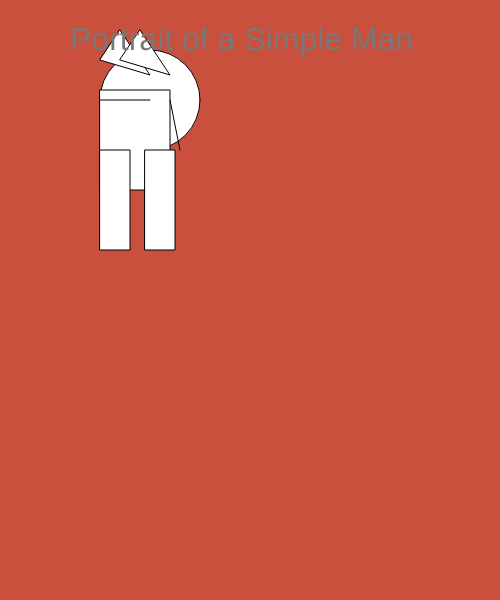
Frame 1 (no input)
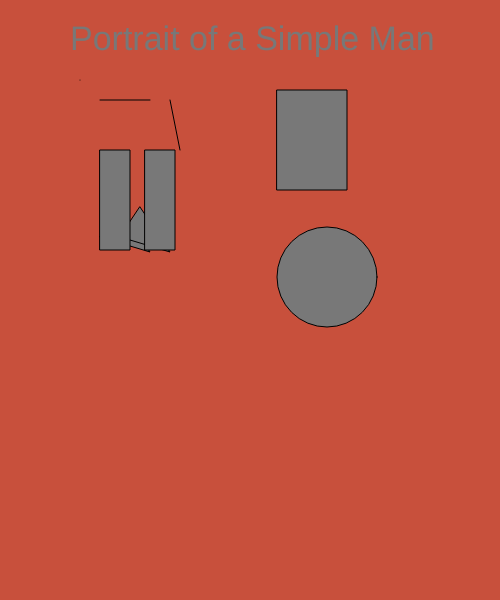
Frame 60 (no input)
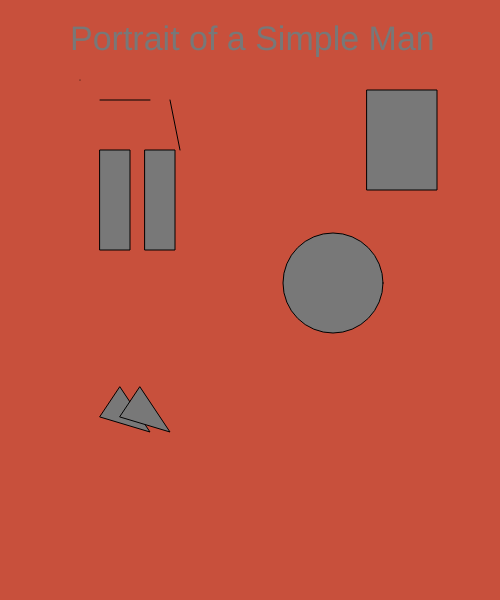
Frame 120 (the mouse pressed at the canvas centre since frame 60)

The p5.js sketch that drew these frames (run headless with seeded random() and noise() and a simulated clock; from frame 60 on, the mouse is pressed at the canvas centre):

// p5.js sketch
// ── sketch.js
var headx = 150;
var heady = 100;
var headDirection = 3;

var bodyX =100;
var bodyY =90;
var bodyDirection = 3;

var lefteyeX = 75; 
var lefteyeY = 30;
var lefteyeZ = 60;
var lefteyeDirection = 3;

var righteyeX = 30;
var righteyeY = 75;
var righteyeZ = 60;
var righteyeDirection = 3;


var size = 32;
var count = 0;
var sizeDirection = 2;
function setup()
            {
                createCanvas(500,600);
                movement = Math.floor(Math.random() * 10) + 1;
            }

            function draw()
            {
                background(200,80,60);
                textSize(22);
                circle(headx,heady,100);
             
                headx+=headDirection;
                heady+=headDirection;
                if(headx >=418 || headx <= 82)
                {
                    headDirection *= -1;
                }
                if(heady >=418 || heady <= 82)
                {
                    headDirection *= -1;
                }

                //body
                rect(bodyX,bodyY,70,100);
      
                bodyX+=bodyDirection;
                if(bodyX >=410 || bodyX <= 82)
                {
                    bodyDirection *= -1;
                }

                //legs
                line(150, 100, 100, 100);
                line(180, 150, 170, 100);

                // left eye
                triangle(120, lefteyeY, 150, lefteyeX, 100, lefteyeZ);
                lefteyeY += lefteyeDirection;
                if(lefteyeY <= 0 || lefteyeY >= 450 )
                {
                    lefteyeDirection *= -1;
                }
                lefteyeZ += lefteyeDirection;
                if(lefteyeZ <= 0 || lefteyeZ >= 450 )
                {
                    lefteyeDirection *= -1;
                }
                lefteyeX += lefteyeDirection;
                if(lefteyeX <= 0 || lefteyeX >= 450 )
                {
                    lefteyeDirection *= -1;
                }

                // right eye
                triangle(140, righteyeX, 170, righteyeY, 120, righteyeZ);
                righteyeY += lefteyeDirection;
                if(righteyeY <= 0 || righteyeY >= 450 )
                {
                    righteyeDirection *= -1;
                }
                righteyeZ += righteyeDirection;
                if(righteyeZ <= 0 || righteyeZ >= 450 )
                {
                    righteyeDirection *= -1;
                }
                righteyeX += righteyeDirection;
                if(lefteyeX <= 0 || lefteyeX >= 450 )
                {
                    righteyeDirection *= -1;
                }

                

           
                point(80, 80);

                //arms
                 rect(100, 150, 30, 100);
                rect(145, 150, 30, 100);


                //text
                fill(120);
                textSize(size);
                size+= sizeDirection;
                count++;
                if(count > 5)
                {
                    sizeDirection *=-1;
                    count = 0;
                }
    text("Portrait of a Simple Man",70,50 );
    
                
            }
// ── sketchhtmlpage.html
<html>
<head>
    <Title>My Portrait</Title>
    <script src="https://cdnjs.cloudflare.com/ajax/libs/p5.js/1.1.9/p5.min.js"></script>
    <script src="./sketch.js"></script>
</head>
<body>
    
</body>
</html>
